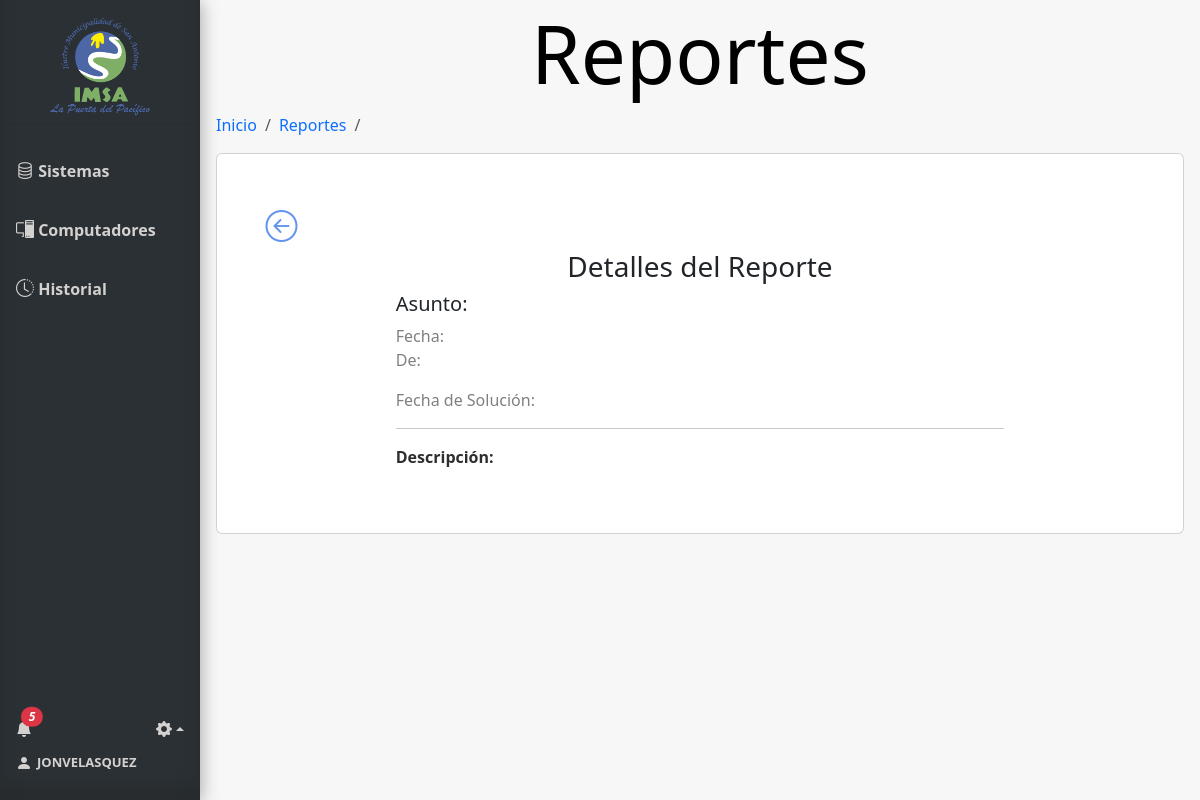
Page /reportes/ver_reporte/13 (signed in) on the earlier database version.
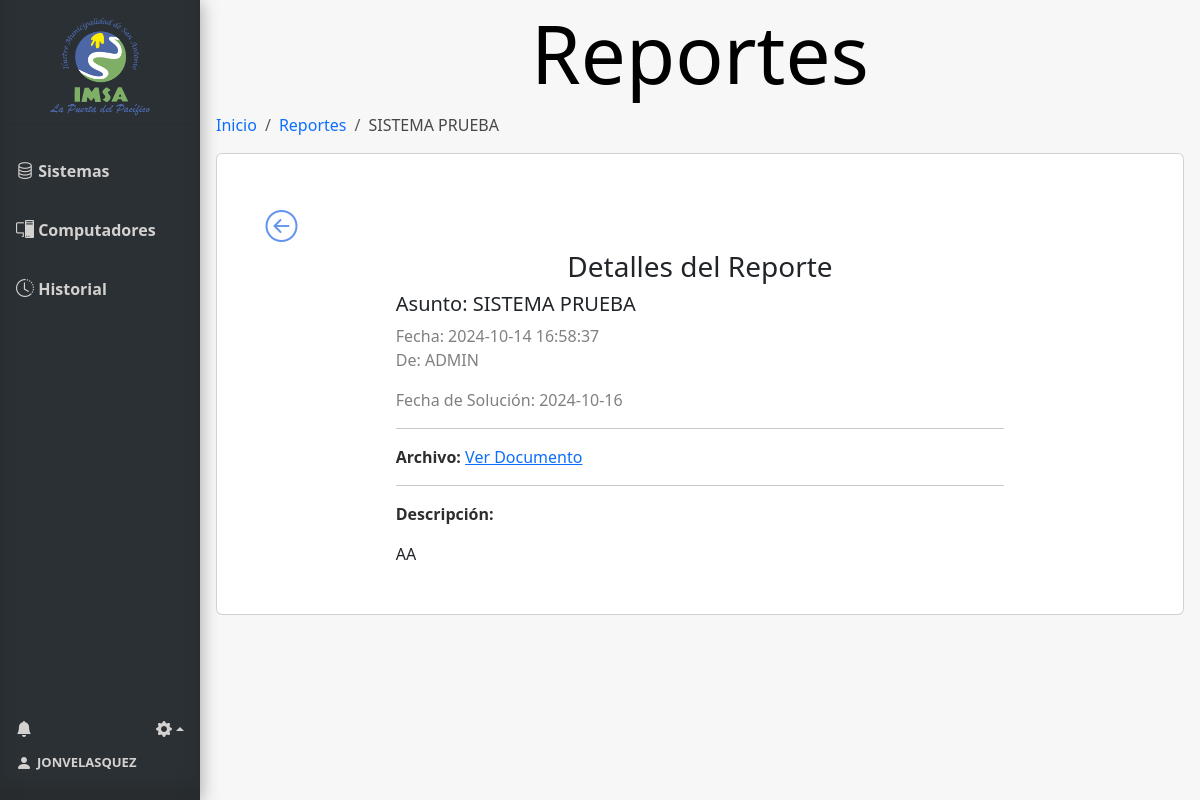
Same page on the later database version.
### tables this page shows
CREATE TABLE Reportes (
    id_reporte INTEGER PRIMARY KEY AUTOINCREMENT,
    usuario_id INTEGER,
    num_solicitud VARCHAR(100) NOT NULL,
    asunto VARCHAR(100) NOT NULL,
    descripcion VARCHAR(300) NOT NULL,
    fecha TIMESTAMP DEFAULT CURRENT_TIMESTAMP,
    fecha_solucion TIMESTAMP,
    archivo VARCHAR,
    FOREIGN KEY (usuario_id) REFERENCES Usuario(Id_usuario)
);

CREATE TABLE Usuario (
    Id_usuario INTEGER PRIMARY KEY AUTOINCREMENT,
    Nombre_user VARCHAR(100),
    Email VARCHAR(100),
    Psw VARCHAR(100),
    id_tipo_usuario INTEGER,
    FOREIGN KEY (id_tipo_usuario) REFERENCES Tipo_usuario(id_tipo_usuario)
);

### routes/reportes.py (the view)
@reportes_bp.route('/ver_reporte/<int:id_reporte>', methods=['GET'])
@login_required
def ver_reporte(id_reporte):
    conn = get_db_connection()
    reporte = conn.execute('''
                           SELECT Reportes.id_reporte, Reportes.num_solicitud, Reportes.asunto, Reportes.fecha, Reportes.fecha_solucion, Reportes.descripcion, Reportes.archivo, Usuario.Nombre_user
                           FROM Reportes
                           INNER JOIN Usuario ON Usuario.id_usuario = Reportes.usuario_id
                           WHERE id_reporte = ?
                           ORDER BY Reportes.fecha DESC
                           ''', (id_reporte,)).fetchone()
    conn.close()
    user = current_user
    num_notificaciones_totales = get_total_notifications(user.id)
    info_notificaciones = get_info_notifications(user.id)
    return render_template('ver_reporte.html', reporte=reporte, user=user, num_notificaciones_totales=num_notificaciones_totales, info_notificaciones=info_notificaciones)

### app.py (called while the page is built)
@login_manager.user_loader
def load_user(user_id):
    from model import Usuario
    user = Usuario.get_by_id(user_id)
    return user

### model.py (called while the page is built)
def get_db_connection():
    conn = sqlite3.connect('database.db')
    conn.row_factory = sqlite3.Row
    return conn

    @staticmethod
    def get_by_id(id_usuario):
        conn = get_db_connection()
        user_data = conn.execute('SELECT * FROM Usuario WHERE Id_usuario = ?', (id_usuario,)).fetchone()
        conn.close()
        if user_data:
            return Usuario(
                user_data['Id_usuario'],
                user_data['Nombre_user'],
                user_data['Email'],
                user_data['Psw'],
                user_data['id_tipo_usuario']
            )
        return None

### templates/ver_reporte.html
{% extends 'base.html' %}
{% block head %}
<link rel="stylesheet" href="{{ url_for('static', filename='css/style_verReporte.css')}}">
{% endblock %}
{% block content %}
<h1 class="block-effect" style="--td:0.3s">
    <div class="block-reveal" style="--bc: #2b3034; --d: 0.5s">Reportes</div>
</h1>
{% block breadcrumb %}
    <nav aria-label="breadcrumb">
        <ol class="breadcrumb">
            <li class="breadcrumb-item"><a href="{{ url_for('sistema.index') }}">Inicio</a></li>
            <li class="breadcrumb-item"><a href="{{ url_for('reportes.reportes') }}">Reportes</a></li>
            <li class="breadcrumb-item active" aria-current="page">{{reporte['asunto']}}</li>
        </ol>
    </nav>
{% endblock %}
<div class="card text-start mb-3">
    <div class="bodyBack">
        <a id="botonBack" href="{{url_for('reportes.reportes')}}" aria-valuetext="a">
            <i class="bi bi-arrow-left-circle"  style="font-size: 2rem; color: cornflowerblue;"></i>
        </a>
    </div>
    <div class="report-details" id="ReportDetails">
        <div class="report-details-header">
            <h3>Detalles del Reporte</h3>
        </div>
        <div class="report-details-body">
            <div class="headReporte">
                <h5>Asunto: {{reporte['asunto']}}</h5>
                <p class="fecha">Fecha: {{reporte['fecha']}} <br>De: {{reporte['Nombre_user']}}</p>
            </div>
            <p class="fecha">Fecha de Solución: {{reporte['fecha_solucion']}}</p>
            <hr>
            {% if reporte['archivo'] %}
            <div class="archivoReporte">
                <p><strong>Archivo:</strong> <a href="{{ url_for('reportes.uploaded_file', filename=reporte['archivo']) }}"
                        target="_blank">Ver Documento </a></p>
                <hr>
            </div>
            {% endif %}
            <div class="descripcionReporte">
                <p><strong>Descripción:</strong>  </p>
                <div class="descripcion-text">{{ reporte['descripcion'] }}</div>
            </div>
        </div>
    </div>
</div>
{% endblock %}

### templates/base.html (shortened to what this page needs)
<!doctype html>
<html lang="es">
<head>
  {% block head %} {% endblock %}
  <link rel="stylesheet" href="{{ url_for('static', filename='css/style_base.css') }}">
  <link href="https://cdn.jsdelivr.net/npm/bootstrap@5.3.3/dist/css/bootstrap.min.css" rel="stylesheet"
>
  <link href="https://cdn.jsdelivr.net/npm/bootstrap-icons/font/bootstrap-icons.css" rel="stylesheet">
</head>
<body>
  <div class="sidebar" style="display: flex; flex-direction: column; height: 100vh;">
    <div class="tituloMenu">
      <img src="{{ url_for('static', filename='img/logo.png') }}" alt="Logo-IMSA" width="100px">
    </div>
    <hr>
    <a href="{{ url_for('sistema.index') }}" class="slide_right {% if request.endpoint == 'index' %}active{% endif %}">
      <i class="bi bi-database" style="font-size: large !important;"></i>
      <b id="menu-link">Sistemas</b>
    </a>
    <a href="{{ url_for('computadores.computadores') }}"
      class="slide_right {% if request.endpoint == 'computadores' %}active{% endif %}">
      <i class="bi bi-pc-display" style="font-size: large !important;"></i>
      <b id="menu-link">Computadores</b>
    </a>
    <a href="{{ url_for('historial.historial') }}" class="slide_right {% if request.endpoint == 'historial' %}active{% endif %}">
      <i class="bi bi-clock-history" style="font-size: large !important;"></i>
      <b id="menu-link">Historial</b>
    </a>
    <div class="menuAbajo">
      <div class="ajuste_notificacion">
        <div class="notificacion">
          <a href="#" class="icon me-3" data-bs-toggle="modal" data-bs-target="#ModalNotifiaciones">
            <i class="bi bi-bell-fill position-relative">
              {% if num_notificaciones_totales > 0 %}
              <span class="position-absolute top-0 start-100 translate-middle badge rounded-pill bg-danger">
                {{ num_notificaciones_totales }}
              </span>
              {% endif %}
            </i>
          </a>
        </div>
        <div class="ajustes btn-group dropup">
          <a href="" class="dropdown-toggle icon" data-bs-toggle="dropdown" aria-expanded="false">
            <i class="bi bi-gear-fill"></i></a>
        </div>
      </div>
      <div class="bodyCuenta">
        <a href="{{ url_for('cuenta') }}" id="cuenta">
          <i class="bi bi-person-fill" style="margin-right: 5px;"></i>
          <b style="font-size: small;"> {{ user.nombre_usuario}}</b>
        </a>
      </div>
    </div>
  </div>
  <div class="content">
    {% block content %}{% endblock %}
  </div>
</body>
</html>

Differences in the rows shown:
added Reportes: asunto "SISTEMA PRUEBA", fecha "2024-10-14 16:58:37", fecha_solucion "2024-10-16", descripcion "AA"
now on this page (row unchanged): Usuario: Nombre_user "ADMIN"
Other differences:
{{ num_notificaciones_totales }}: "5" → (not shown)
text now shown: "Archivo: Ver Documento"
